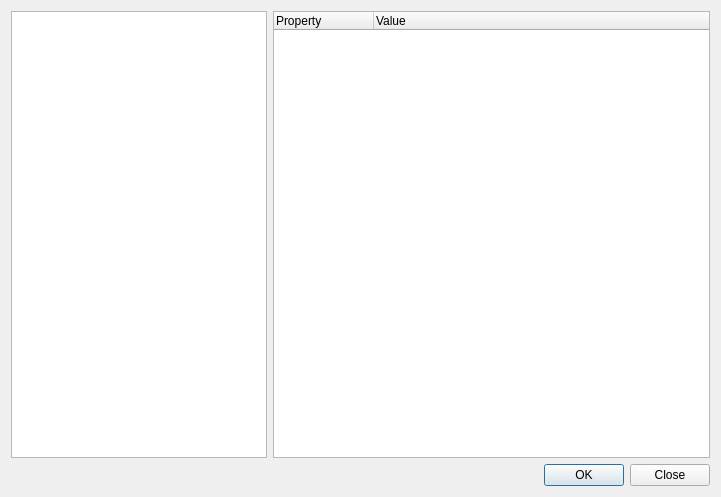
<?xml version="1.0" encoding="UTF-8"?>
<ui version="4.0">
 <class>EntitiesDialog</class>
 <widget class="QDialog" name="EntitiesDialog">
  <property name="geometry">
   <rect>
    <x>0</x>
    <y>0</y>
    <width>721</width>
    <height>497</height>
   </rect>
  </property>
  <property name="windowTitle">
   <string>Entities</string>
  </property>
  <layout class="QVBoxLayout" name="verticalLayout">
   <item>
    <layout class="QHBoxLayout" name="horizontalLayout">
     <item>
      <widget class="QListView" name="entitiesList">
       <property name="sizePolicy">
        <sizepolicy hsizetype="Maximum" vsizetype="Expanding">
         <horstretch>0</horstretch>
         <verstretch>0</verstretch>
        </sizepolicy>
       </property>
      </widget>
     </item>
     <item>
      <widget class="QTreeWidget" name="entityPropertiesList">
       <column>
        <property name="text">
         <string>Property</string>
        </property>
       </column>
       <column>
        <property name="text">
         <string>Value</string>
        </property>
       </column>
      </widget>
     </item>
    </layout>
   </item>
   <item>
    <widget class="QDialogButtonBox" name="buttonBox">
     <property name="standardButtons">
      <set>QDialogButtonBox::Close|QDialogButtonBox::Ok</set>
     </property>
    </widget>
   </item>
  </layout>
 </widget>
 <resources/>
 <connections/>
</ui>
